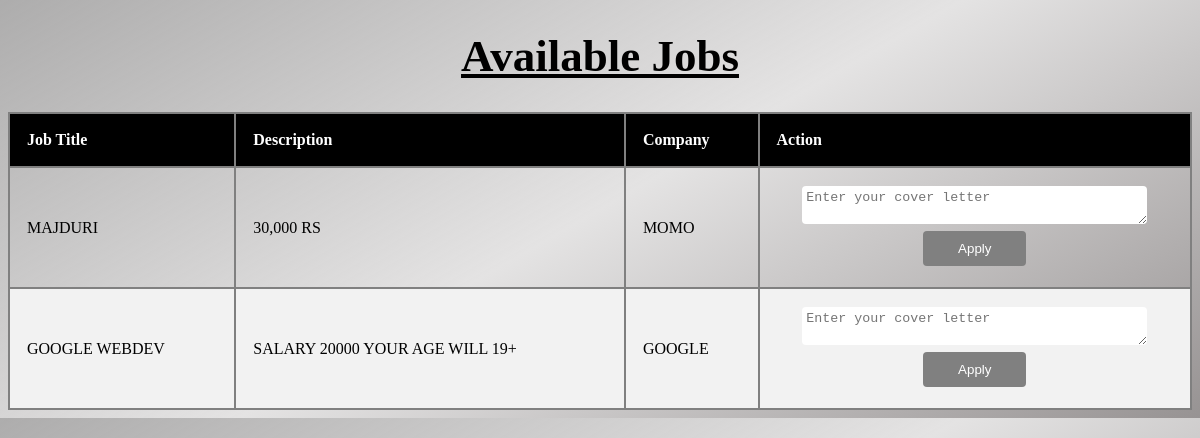
The page /JobAvilable.php (signed in) on the database its author committed.
### tables this page shows
CREATE TABLE `jobs` (
  `id` int(11) NOT NULL,
  `title` varchar(255) NOT NULL,
  `description` text NOT NULL,
  `company` varchar(255) NOT NULL
);

### JobAvilable.php (the view, shortened to what this page needs)
<?php
$servername = "localhost";
$username = "root";
$password = "";
$dbname = "job portal";
$conn = new mysqli($servername, $username, $password, $dbname);
$jobs = $conn->query("SELECT * FROM jobs");
?>
<!DOCTYPE html>
<html lang="en">
<head>
</head>
<body>
    <h1>Available Jobs</h1>
    <table>
        <thead>
            <tr>
                <th>Job Title</th>
                <th>Description</th>
                <th>Company</th>
                <th>Action</th>
            </tr>
        </thead>
        <tbody>
            <?php while ($job = $jobs->fetch_assoc()): ?>
            <tr>
                <td><?php echo $job['title']; ?></td>
                <td><?php echo $job['description']; ?></td>
                <td><?php echo $job['company']; ?></td>
                <td>
                    <center><form method="POST" action="JobAvilable.php">
                        <textarea name="cover_letter" placeholder="Enter your cover letter" required></textarea>
                        <button type="submit" class="submit-btn">Apply</button>
                    </form></center>
                </td>
            </tr>
            <?php endwhile; ?>
        </tbody>
    </table>
</body>
</html>

### JobAvilable.php (style rules this page uses)
body { background: linear-gradient(150deg, #979696c8, #e4e3e3, rgb(151, 147, 147)); }
h1 { font-size:45px; font-weight:600; text-align:center; text-decoration:underline; }
table { width: 100%; border-collapse: collapse; margin: 2px 0 0; }
table, th, td { border: 2px solid gray; }
th, td { padding: 17px; text-align:left; }
th { color:white; background:black; }
tr:nth-child(even) { background-color: #f2f2f2; }
form { margin: 1px 0; }
form textarea { width: 85%; color:black; padding: 4px; border: none; border-radius: 4px; resize: vertical; background:whiitesmoke; }
.submit-btn { background-color:gray; color: white; padding: 10px 35px; border: none; border-radius:10px; cursor: pointer; margin:3px; border-radius: 4px; }

### rows shown on the page
jobs: title "MAJDURI", description "30,000 RS", company "MOMO"
jobs: title "GOOGLE WEBDEV", description "SALARY 20000 YOUR AGE WILL 19+", company "GOOGLE"
